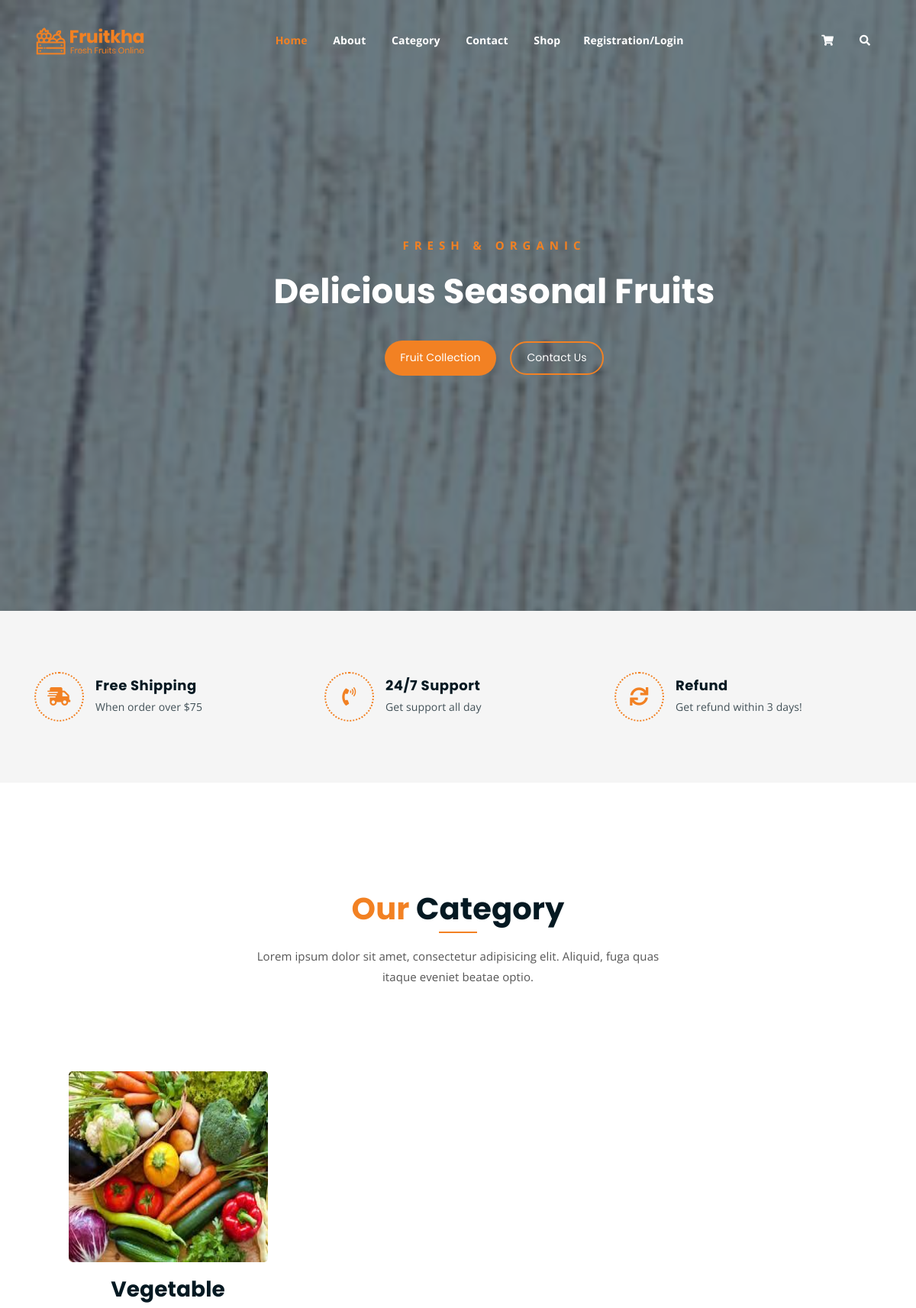
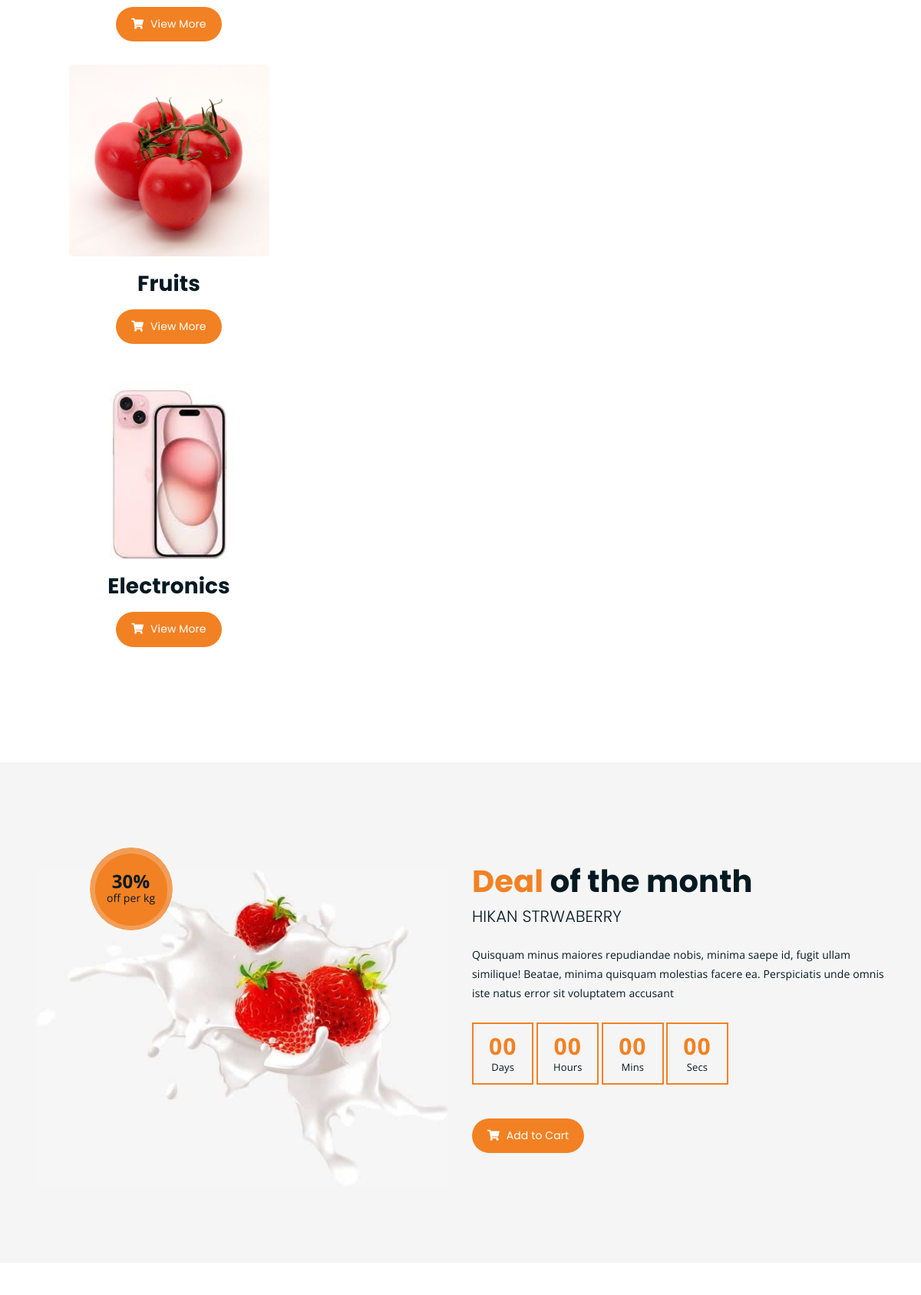
/WebApp/home_pg (upper part), run on the app's committed database (2 pictures, top to bottom).
### Backend/models.py (models this page shows)
class Bigdb(models.Model):
    Cname = models.CharField(max_length=100,null=True,blank=True)
    Description = models.TextField(null=True,blank=True)
    Image=models.ImageField(upload_to="Image",null=True,blank=True)

### WebApp/views.py (the view)
# urls.py: path('home_pg',views.home_pg,name='home_pg'),
def home_pg(req):
    cat= Bigdb.objects.all()
    return render(req,'home.html', {'cat':cat})

### WebApp/templates/home.html (shortened to what this page needs)
<!DOCTYPE html>
{% load static %}
<html lang="en">
<head>
	<link rel="stylesheet" href="{% static 'home/css/all.min.css' %}">
	<link rel="stylesheet" href="{% static 'home/bootstrap/css/bootstrap.min.css' %}">
	<link rel="stylesheet" href="{% static 'home/css/owl.carousel.css' %}">
	<link rel="stylesheet" href="{% static 'home/css/magnific-popup.css' %}">
	<link rel="stylesheet" href="{% static 'home/css/animate.css' %}">
	<link rel="stylesheet" href="{% static 'home/css/meanmenu.min.css' %}">
	<link rel="stylesheet" href="{% static 'home/css/main.css' %}">
	<link rel="stylesheet" href="{% static 'home/css/responsive.css' %}">
</head>
<body>
	<div class="top-header-area" id="sticker">
		<div class="container">
			<div class="row">
				<div class="col-lg-12 col-sm-12 text-center">
					<div class="main-menu-wrap">
						<div class="site-logo">
							<a href="index.html">
								<img src="{% static 'home/img/logo.png' %}" alt="">
							</a>
						</div>
						<nav class="main-menu">
							<ul>
								<li class="current-list-item"><a href="{% url 'home_pg' %}">Home</a>
								</li>
								<li><a href="{% url 'about_pg' %}">About</a></li>
								<li><a href="#">Category</a>
								</li>
								<li><a href="{% url 'contact_pg' %}">Contact</a></li>
								<li><a href="{% url 'product_pg' %}">Shop</a>
								<li><a href="{% url 'reg_pg' %}">Registration/Login</a>
								</li>
								<li>
									<div class="header-icons">
										<a class="shopping-cart" href="cart.html"><i class="fas fa-shopping-cart"></i></a>
										<a class="mobile-hide search-bar-icon" href="#"><i class="fas fa-search"></i></a>
									</div>
								</li>
							</ul>
						</nav>
					</div>
				</div>
			</div>
		</div>
	</div>
	<div class="hero-area hero-bg">
		<div class="container">
			<div class="row">
				<div class="col-lg-9 offset-lg-2 text-center">
					<div class="hero-text">
						<div class="hero-text-tablecell">
							<p class="subtitle">Fresh & Organic</p>
							<h1>Delicious Seasonal Fruits</h1>
							<div class="hero-btns">
								<a href="shop.html" class="boxed-btn">Fruit Collection</a>
								<a href="contact.html" class="bordered-btn">Contact Us</a>
							</div>
						</div>
					</div>
				</div>
			</div>
		</div>
	</div>
	<div class="list-section pt-80 pb-80">
		<div class="container">
			<div class="row">
				<div class="col-lg-4 col-md-6 mb-4 mb-lg-0">
					<div class="list-box d-flex align-items-center">
						<div class="list-icon">
							<i class="fas fa-shipping-fast"></i>
						</div>
						<div class="content">
							<h3>Free Shipping</h3>
							<p>When order over $75</p>
						</div>
					</div>
				</div>
				<div class="col-lg-4 col-md-6 mb-4 mb-lg-0">
					<div class="list-box d-flex align-items-center">
						<div class="list-icon">
							<i class="fas fa-phone-volume"></i>
						</div>
						<div class="content">
							<h3>24/7 Support</h3>
							<p>Get support all day</p>
						</div>
					</div>
				</div>
				<div class="col-lg-4 col-md-6">
					<div class="list-box d-flex justify-content-start align-items-center">
						<div class="list-icon">
							<i class="fas fa-sync"></i>
						</div>
						<div class="content">
							<h3>Refund</h3>
							<p>Get refund within 3 days!</p>
						</div>
					</div>
				</div>
			</div>
		</div>
	</div>
	<div class="product-section mt-150 mb-150">
		<div class="container">
			<div class="row">
				<div class="col-lg-8 offset-lg-2 text-center">
					<div class="section-title">
						<h3><span class="orange-text">Our</span> Category</h3>
						<p>Lorem ipsum dolor sit amet, consectetur adipisicing elit. Aliquid, fuga quas itaque eveniet beatae optio.</p>
					</div>
				</div>
			</div>
			<div class="row">
				<div class="col-lg-4 col-md-6 text-center">
					{% for i in cat %}
						<div class="product-image">
							<a href="single-product.html"><img src="{{i.Image.url}}" alt="" width="250px" height="250px"></a>
						</div>
						<h3>{{i.Cname}}</h3>
						<a href="cart.html" class="cart-btn"><i class="fas fa-shopping-cart"></i> View More</a>
					{% endfor%}
				</div>
			</div>
			</div>
		</div>
	<section class="cart-banner pt-100 pb-100">
    	<div class="container">
        	<div class="row clearfix">
            	<div class="image-column col-lg-6">
                	<div class="image">
                    	<div class="price-box">
                        	<div class="inner-price">
                                <span class="price">
                                    <strong>30%</strong> <br> off per kg
                                </span>
                            </div>
                        </div>
                    	<img src="{% static 'home/img/a.jpg' %}" alt="">
                    </div>
                </div>
                <div class="content-column col-lg-6">
					<h3><span class="orange-text">Deal</span> of the month</h3>
                    <h4>Hikan Strwaberry</h4>
                    <div class="text">Quisquam minus maiores repudiandae nobis, minima saepe id, fugit ullam similique! Beatae, minima quisquam molestias facere ea. Perspiciatis unde omnis iste natus error sit voluptatem accusant</div>
                    <div class="time-counter"><div class="time-countdown clearfix" data-countdown="2020/2/01"></div></div>
                	<a href="cart.html" class="cart-btn mt-3"><i class="fas fa-shopping-cart"></i> Add to Cart</a>
                </div>
            </div>
        </div>
    </section>
</body>
</html>

### WebApp/static/home/css/responsive.css (style rules this page uses)
@media only screen and (min-width: 992px) and (max-width: 1200px) { .hero-text h1 { font-size: 45px; } }

### data on the page
Bigdb: Image (picture), Cname "Vegetable"
Bigdb: Image (picture), Cname "Fruits"
Bigdb: Image (picture), Cname "Electronics"
